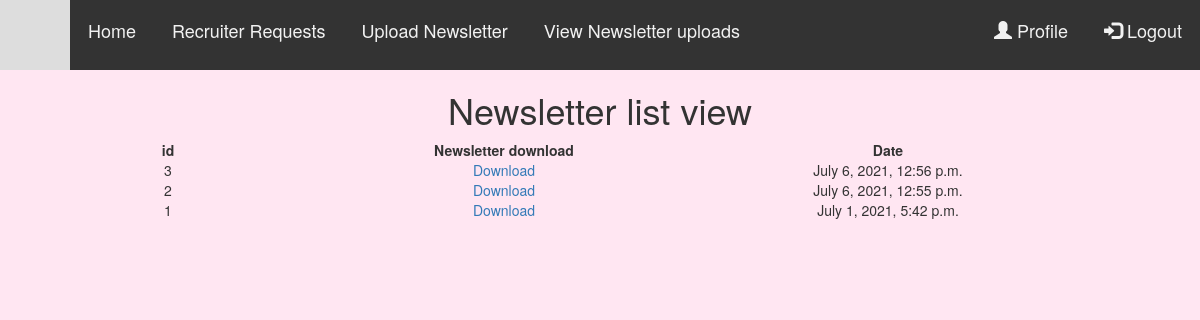
/users/newsletterview/ (signed in), run on the app's committed database.
### users/models.py (models this page shows)
class NewsLetterModel(models.Model):
    date_posted = models.DateTimeField(default = timezone.now)
    newsletter = models.FileField(upload_to='newsletter')

### users/views.py (the view)
# urls.py: path('newsletterview/',user_views.newsletterview, name = 'newsletter_view'),
@login_required
def newsletterview(request):
    if request.user.is_admin:
       entries = NewsLetterModel.objects.order_by('-date_posted')
       return render(request,'users/newsletterview.html',{'entries':entries})
    else:
        return redirect('eh')

### templates/users/newsletterview.html (shortened to what this page needs)
{% extends "job/base.html" %}
{% block body_block %}
        <h1 style="text-align: center;">Newsletter list view</h1>
        {% if entries %}
        <table style="width: 80%; margin-left: 6%; padding: 2%;">
                <thead style="text-align: center;">
                        <th style="width: 20%; text-align: center;">id</th>
                        <th style="width: 50%;text-align: center;">Newsletter download </th>
                        <th style="width: 30%;text-align: center;">Date</th>
                </thead>
                <tbody style="text-align: center;">
                       {% for entry in entries %}
                       <tr>
                           <td>{{entry.id}}</td>
                           <td><a href="{{entry.newsletter.url}}">Download</a></td>
                           <td>{{entry.date_posted}}</td>
                       </tr>
                       {% endfor %}
                </tbody>
        </table>
        {% else %}
        <h2>There are no newsletter postings yet!</h2>
        {% endif %}
{% endblock %}

### job/static/job/main.css (style rules this page uses)
body { background-color: #3399ff; margin:0px; width:100%; font-family: Arial, Helvetica, sans-serif; overflow-x: hidden; }
::marker { display: none; color:white; }

### templates/users/newsletterview.html (style rules this page uses)
body { background-color: #ffe6f2; }

### data on the page
NewsLetterModel: id "3", date_posted "July 6, 2021, 12:56 p.m."
NewsLetterModel: id "2", date_posted "July 6, 2021, 12:55 p.m."
NewsLetterModel: id "1", date_posted "July 1, 2021, 5:42 p.m."
